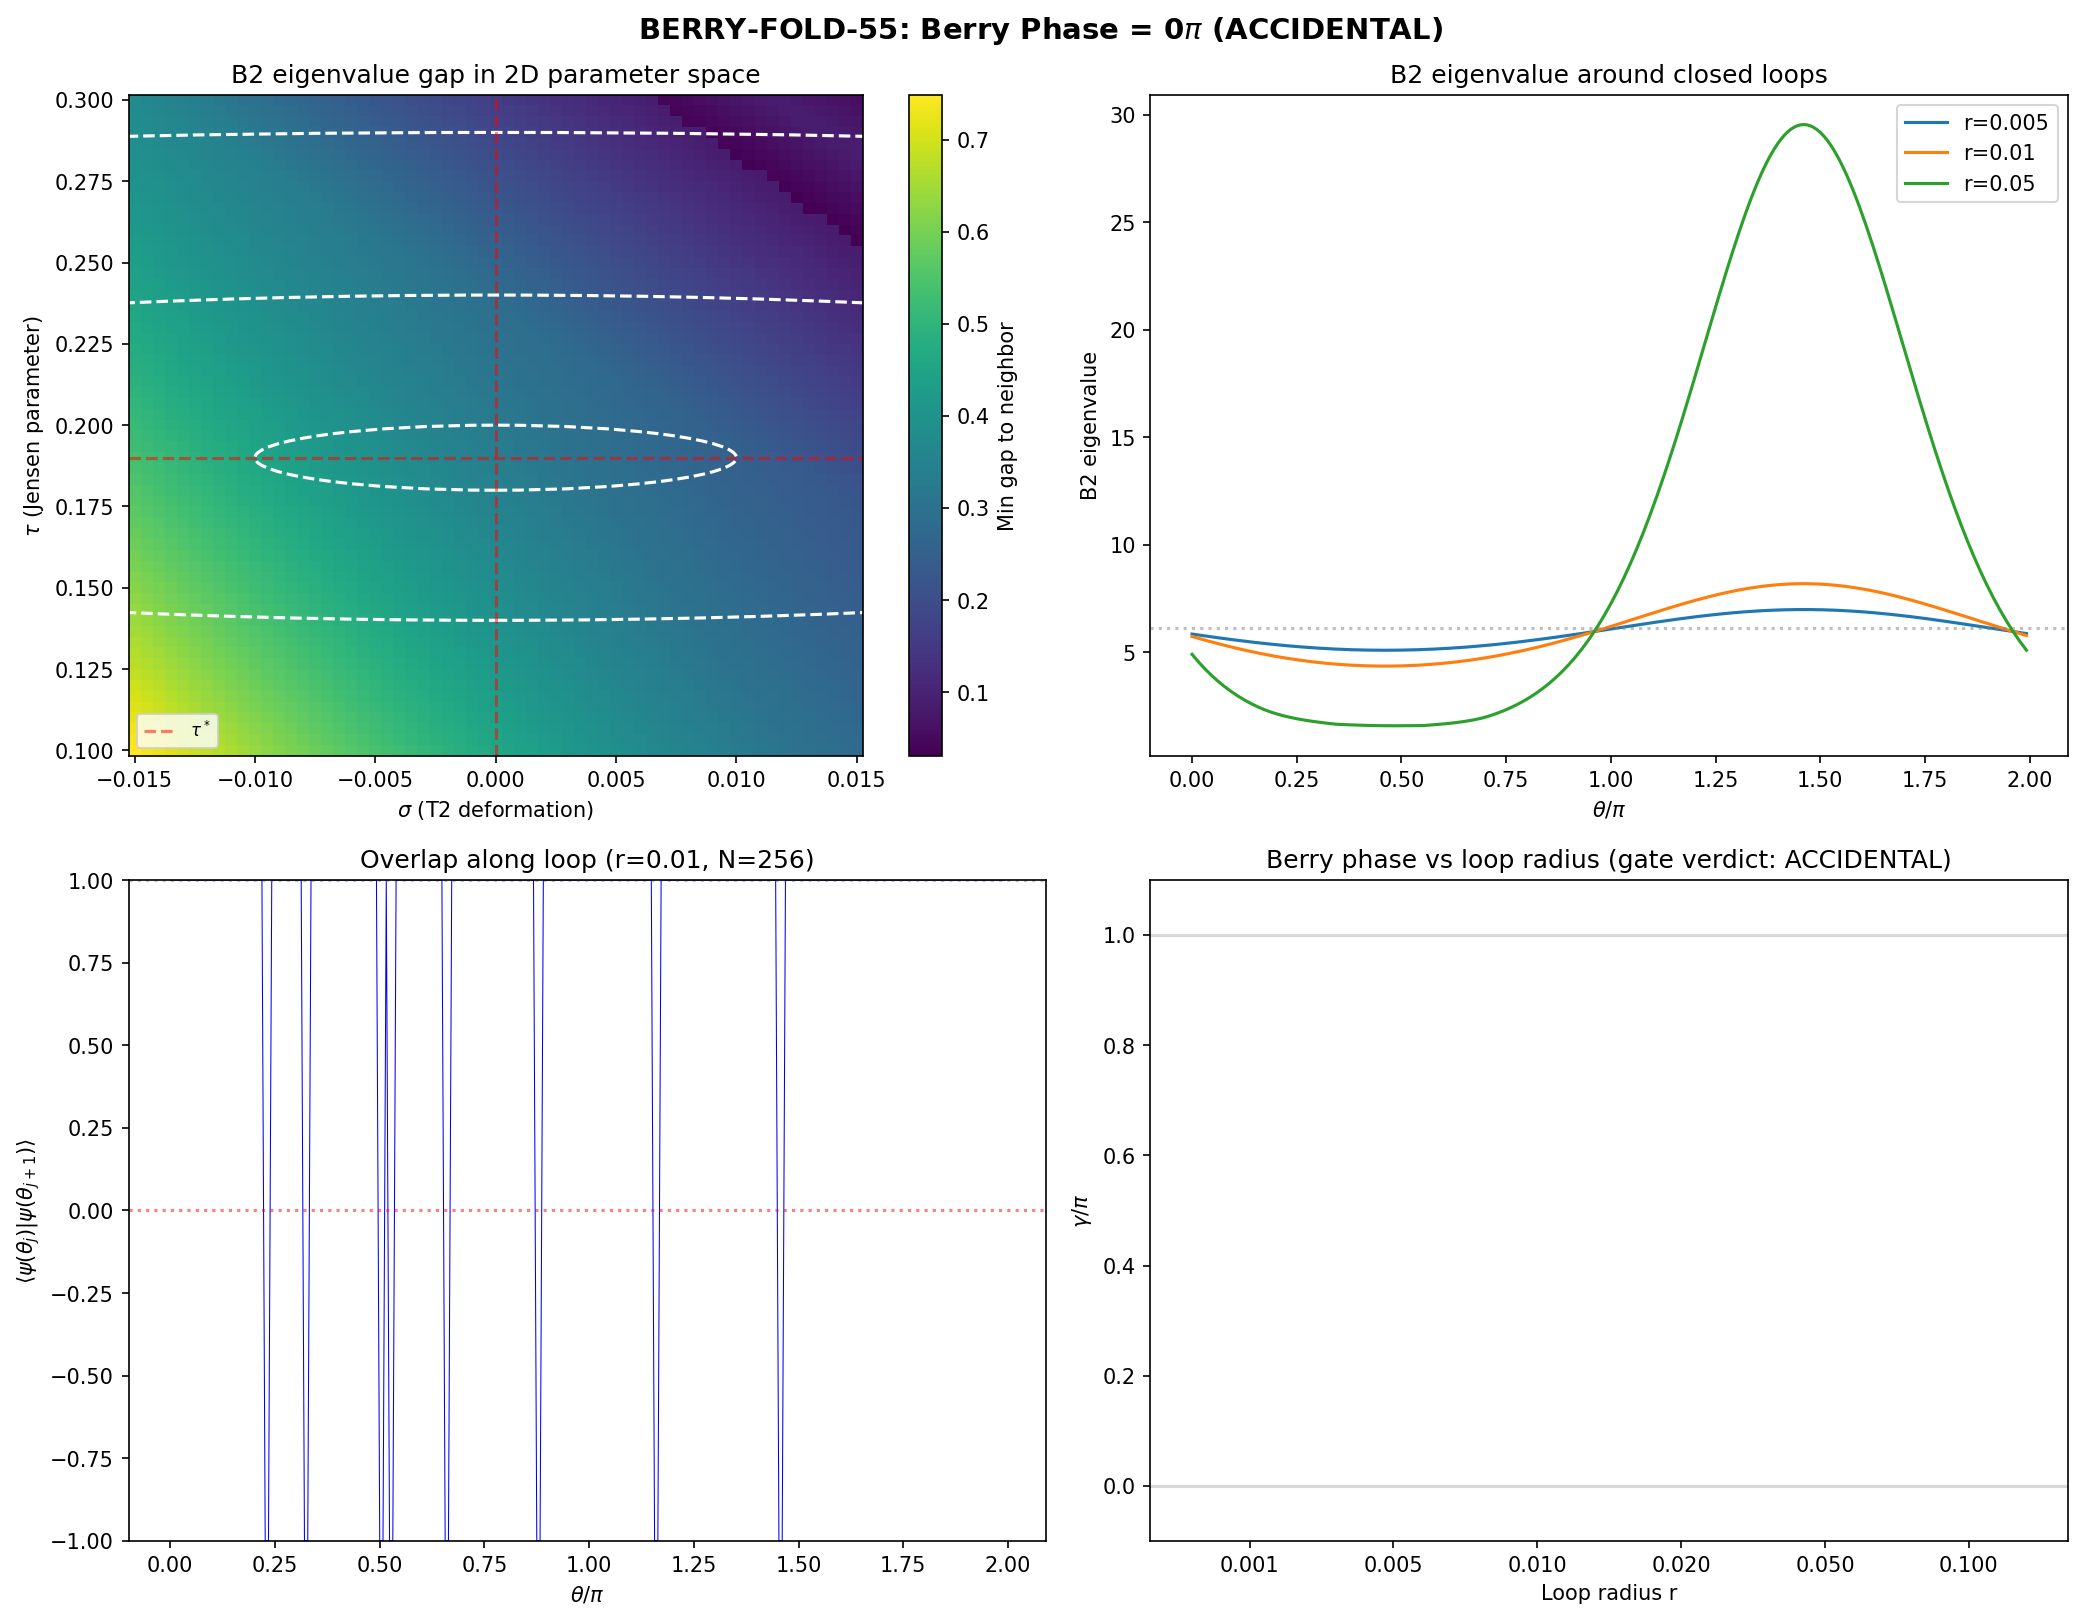

Write Python code to recreate this figure.
#!/usr/bin/env python3
"""
S55 BERRY-FOLD-55: Berry Phase Around the Jensen Fold
=====================================================

Compute the Berry phase of B2-dominated eigenstates around a closed loop
in (tau, sigma) parameter space encircling the B2 mass zero-crossing at
tau* = 0.190158.

Tests whether the zero-crossing is topologically protected (Berry phase = pi)
or accidental (Berry phase = 0).

METHOD:
  1. Construct the 32x32 tight-binding Hamiltonian H(tau, sigma) where:
     - tau parametrises the Jensen deformation
     - sigma parametrises the T2 off-Jensen perturbation
     Jensen: alpha_1 = e^{2*tau}, alpha_2 = e^{-2*tau}, alpha_3 = e^{tau}
     T2:     alpha_1 -> e^{2*tau - 11*sigma}, alpha_2 -> e^{-2*tau - 7*sigma},
             alpha_3 -> e^{tau + 8*sigma}

  2. Parametrise a closed loop:
     tau(theta) = tau* + r*cos(theta), sigma(theta) = r*sin(theta)
     for theta in [0, 2*pi], with r small enough to isolate the crossing.

  3. At each point, diagonalize H and track the B2-dominated eigenstate.

  4. Compute the discrete Berry phase:
     gamma = -Im ln prod_{j=0}^{N-1} <psi(theta_j)|psi(theta_{j+1})>

STRUCTURAL THEOREM (from memory):
  H(tau, sigma) is a REAL SYMMETRIC matrix for all (tau, sigma), because it
  is a graph Laplacian with real positive weights. For real-symmetric
  Hamiltonians, eigenvectors can always be chosen real, so:
  - Berry curvature Omega = 0 pointwise (Im of real product = 0)
  - Berry phase around any loop is quantised to 0 or pi (mod 2*pi)
  - gamma = pi requires the loop to encircle a CONICAL DEGENERACY
    (diabolical point) where two eigenvalues cross.

  The test is therefore: is there a degeneracy within the loop?

Gate: BERRY-FOLD-55 — INFO: Berry phase value (0 = accidental, pi = topological)

Author: Berry-Geometric-Phase-Theorist (Session 55)
"""

import sys
import os
sys.path.insert(0, os.path.dirname(os.path.abspath(__file__)))

import numpy as np
from numpy import pi, sqrt, exp
from scipy.linalg import eigh
import matplotlib
matplotlib.use('Agg')
import matplotlib.pyplot as plt
from matplotlib.patches import Circle
from matplotlib.collections import LineCollection

from canonical_constants import J_C2, J_su2, J_u1, N_cells, tau_fold

SCRIPT_DIR = os.path.dirname(os.path.abspath(__file__))
OUT_NPZ = os.path.join(SCRIPT_DIR, "s55_berry_fold.npz")
OUT_PNG = os.path.join(SCRIPT_DIR, "s55_berry_fold.png")
OUT_TXT = os.path.join(SCRIPT_DIR, "s55_berry_fold_output.txt")

# ============================================================
# Output tee (console + file)
# ============================================================
class Tee:
    def __init__(self, filename):
        self.file = open(filename, 'w')
        self.stdout = sys.stdout
    def write(self, data):
        self.file.write(data)
        self.stdout.write(data)
    def flush(self):
        self.file.flush()
        self.stdout.flush()

sys.stdout = Tee(OUT_TXT)

print("=" * 72)
print("S55 BERRY-FOLD-55: Berry Phase Around the Jensen Fold")
print("=" * 72)

# ============================================================
# Section 1: Reconstruct the 32-cell representation graph
# ============================================================
print("\n--- Section 1: Reconstruct 32-cell representation graph ---")

def casimir_su3(p, q):
    return (p**2 + q**2 + p*q + 3*p + 3*q) / 3.0

def dim_su3(p, q):
    return (p + 1) * (q + 1) * (p + q + 2) // 2

# Enumerate reps, sort by Casimir, take first 32
all_reps = []
for p in range(20):
    for q in range(20):
        all_reps.append((casimir_su3(p, q), p, q))
all_reps.sort()

N_CELLS = 32  # (local)
cell_labels = np.array([(p, q) for (_, p, q) in all_reps[:N_CELLS]])
cell_casimirs = np.array([casimir_su3(p, q) for (p, q) in cell_labels])
cell_dims = np.array([dim_su3(p, q) for (p, q) in cell_labels])
rep_set = set(map(tuple, cell_labels))
rep_to_idx = {tuple(cell_labels[i]): i for i in range(N_CELLS)}

# Build adjacency matrices
COSET_STEPS = [(1, 0), (-1, 0), (0, 1), (0, -1)]     # C^2 coset
SU2_STEPS   = [(-1, 1), (1, -1)]                       # su(2) stabilizer
U1_STEPS    = [(1, 1), (-1, -1)]                        # u(1) hypercharge

adj_C2  = np.zeros((N_CELLS, N_CELLS), dtype=int)
adj_su2 = np.zeros((N_CELLS, N_CELLS), dtype=int)
adj_u1  = np.zeros((N_CELLS, N_CELLS), dtype=int)

for i, (p1, q1) in enumerate(cell_labels):
    for (dp, dq) in COSET_STEPS:
        p2, q2 = int(p1) + dp, int(q1) + dq
        if p2 >= 0 and q2 >= 0 and (p2, q2) in rep_set:
            adj_C2[i, rep_to_idx[(p2, q2)]] = 1
    for (dp, dq) in SU2_STEPS:
        p2, q2 = int(p1) + dp, int(q1) + dq
        if p2 >= 0 and q2 >= 0 and (p2, q2) in rep_set:
            adj_su2[i, rep_to_idx[(p2, q2)]] = 1
    for (dp, dq) in U1_STEPS:
        p2, q2 = int(p1) + dp, int(q1) + dq
        if p2 >= 0 and q2 >= 0 and (p2, q2) in rep_set:
            adj_u1[i, rep_to_idx[(p2, q2)]] = 1

bonds_C2_per  = np.sum(adj_C2, axis=1)
bonds_su2_per = np.sum(adj_su2, axis=1)
bonds_u1_per  = np.sum(adj_u1, axis=1)

print(f"  32-cell graph reconstructed. B2 = cell {rep_to_idx[(1,1)]}")

# Verify against saved data
tb_data = np.load(os.path.join(SCRIPT_DIR, "s54_tb_hamiltonian.npz"), allow_pickle=True)
assert np.allclose(tb_data['adjacency'], adj_C2 | adj_su2 | adj_u1), "Adjacency mismatch!"
print("  Adjacency verified against s54_tb_hamiltonian.npz")

# ============================================================
# Section 2: Hamiltonian H(tau, sigma) with T2 deformation
# ============================================================
print("\n--- Section 2: H(tau, sigma) construction ---")

# Jensen metric:
#   alpha_1(tau) = e^{2*tau},  alpha_2(tau) = e^{-2*tau},  alpha_3(tau) = e^{tau}
# T2 deformation (volume-preserving: 1*(-11) + 3*(-7) + 4*8 = 0):
#   alpha_1(tau,sig) = e^{2*tau - 11*sig}
#   alpha_2(tau,sig) = e^{-2*tau - 7*sig}
#   alpha_3(tau,sig) = e^{tau + 8*sig}
#
# Josephson coupling scaling (from s54_tb_hamiltonian.py):
#   J_X(tau,sig) = J_X(fold) * [L_X(fold) / L_X(tau,sig)]^{d_X}
# where d_X is the dimension of direction X and L_X is the metric eigenvalue.
#
# Exponents from s54_tb_hamiltonian.py: J_C2 ~ L_C2^{-4}, J_su2 ~ L_su2^{-3}, J_u1 ~ L_u1^{-1}
# At fold: L_C2 = e^{tau_fold}, L_su2 = e^{-2*tau_fold}, L_u1 = e^{2*tau_fold}

def J_couplings(tau, sigma=0.0):
    """Compute (J_C2, J_su2, J_u1) at (tau, sigma) in 2D parameter space."""
    # Metric eigenvalues
    L_C2  = exp(tau + 8.0 * sigma)     # alpha_3 = C^2 metric
    L_su2 = exp(-2.0 * tau - 7.0 * sigma)  # alpha_2 = su(2) metric
    L_u1  = exp(2.0 * tau - 11.0 * sigma)   # alpha_1 = u(1) metric

    # Reference values at fold (sigma=0)
    L_C2_fold  = exp(tau_fold)
    L_su2_fold = exp(-2.0 * tau_fold)
    L_u1_fold  = exp(2.0 * tau_fold)

    jc2  = J_C2  * (L_C2_fold / L_C2)**4
    jsu2 = J_su2 * (L_su2_fold / L_su2)**3
    ju1  = J_u1  * (L_u1_fold / L_u1)**1

    return jc2, jsu2, ju1


def build_H(tau, sigma=0.0):
    """Build 32x32 tight-binding Hamiltonian at (tau, sigma)."""
    jc2, jsu2, ju1 = J_couplings(tau, sigma)

    # Off-diagonal: weighted adjacency
    H = -(jc2 * adj_C2 + jsu2 * adj_su2 + ju1 * adj_u1).astype(float)

    # Diagonal: graph Laplacian convention
    for i in range(N_CELLS):
        H[i, i] = (jc2 * bonds_C2_per[i]
                    + jsu2 * bonds_su2_per[i]
                    + ju1 * bonds_u1_per[i])

    return H


# Verify against saved data at sigma=0
# Use an EXACT tau grid point for comparison (saved grid may not include tau_fold exactly)
tau_saved = tb_data['tau_values']
idx_compare = 25  # pick a grid point that exists exactly
tau_compare = tau_saved[idx_compare]
H_check = build_H(tau_compare, 0.0)
H_saved = tb_data['hamiltonians'][idx_compare]
rel_err = np.max(np.abs(H_check - H_saved)) / np.max(np.abs(H_saved))
print(f"  H(tau={tau_compare:.4f}, 0) vs saved: max relative error = {rel_err:.2e}")
assert rel_err < 1e-10, f"Hamiltonian mismatch: {rel_err}"

# Verify sigma effects
jc2_0, jsu2_0, ju1_0 = J_couplings(tau_fold, 0.0)
jc2_p, jsu2_p, ju1_p = J_couplings(tau_fold, 0.005)
jc2_m, jsu2_m, ju1_m = J_couplings(tau_fold, -0.005)
print(f"  J_C2:  sigma=0: {jc2_0:.6f}, +0.005: {jc2_p:.6f}, -0.005: {jc2_m:.6f}")
print(f"  J_su2: sigma=0: {jsu2_0:.6f}, +0.005: {jsu2_p:.6f}, -0.005: {jsu2_m:.6f}")
print(f"  J_u1:  sigma=0: {ju1_0:.6f}, +0.005: {ju1_p:.6f}, -0.005: {ju1_m:.6f}")
print(f"  T2 perturbation changes couplings by ~{abs(jc2_p/jc2_0 - 1)*100:.1f}% at sig=0.005")

# ============================================================
# Section 3: Identify B2-dominated eigenstate and its flow
# ============================================================
print("\n--- Section 3: B2 eigenstate identification ---")

B2_cell = rep_to_idx[(1, 1)]  # cell index for B2 = (1,1)
print(f"  B2 cell index: {B2_cell}")

# Track B2-dominated eigenstate along Jensen line
tau_test = np.linspace(0.0, 0.5, 100)
b2_eval_track = np.zeros(len(tau_test))
b2_idx_track = np.zeros(len(tau_test), dtype=int)
min_gap_track = np.zeros(len(tau_test))

for i, tau in enumerate(tau_test):
    H = build_H(tau, 0.0)
    evals, evecs = eigh(H)
    # Find eigenstate with largest B2 component
    b2_weights = evecs[B2_cell, :]**2  # real eigenvectors, so no abs needed
    b2_idx = np.argmax(b2_weights)
    b2_eval_track[i] = evals[b2_idx]
    b2_idx_track[i] = b2_idx
    # Gap to nearest eigenvalue
    if b2_idx > 0 and b2_idx < N_CELLS - 1:
        gap_below = evals[b2_idx] - evals[b2_idx - 1]
        gap_above = evals[b2_idx + 1] - evals[b2_idx]
        min_gap_track[i] = min(gap_below, gap_above)
    elif b2_idx == 0:
        min_gap_track[i] = evals[1] - evals[0]
    else:
        min_gap_track[i] = evals[-1] - evals[-2]

print(f"  B2 eigenstate index range: {b2_idx_track.min()} to {b2_idx_track.max()}")
print(f"  B2 eigenvalue range: [{b2_eval_track.min():.4f}, {b2_eval_track.max():.4f}]")
print(f"  Min gap along Jensen: {min_gap_track.min():.4f} at tau={tau_test[np.argmin(min_gap_track)]:.4f}")

# Check for level crossings
idx_changes = np.where(np.diff(b2_idx_track) != 0)[0]
if len(idx_changes) > 0:
    print(f"  WARNING: B2 eigenstate index changes at tau = {tau_test[idx_changes]}")
    print(f"    Index transitions: {[(b2_idx_track[i], b2_idx_track[i+1]) for i in idx_changes]}")
else:
    print(f"  B2 eigenstate stays at index {b2_idx_track[0]} for all tau.")

# ============================================================
# Section 4: Scan for degeneracies in 2D parameter space
# ============================================================
print("\n--- Section 4: Degeneracy search in (tau, sigma) space ---")

# Scan a grid near the fold to find near-degeneracies
tau_scan_2d = np.linspace(0.10, 0.30, 61)
sig_scan_2d = np.linspace(-0.015, 0.015, 61)
min_gap_2d = np.zeros((len(tau_scan_2d), len(sig_scan_2d)))
b2_idx_2d = np.zeros((len(tau_scan_2d), len(sig_scan_2d)), dtype=int)
b2_eval_2d = np.zeros((len(tau_scan_2d), len(sig_scan_2d)))

for i, tau in enumerate(tau_scan_2d):
    for j, sig in enumerate(sig_scan_2d):
        H = build_H(tau, sig)
        evals, evecs = eigh(H)
        # B2-dominated eigenstate
        b2_weights = evecs[B2_cell, :]**2
        b2_idx = np.argmax(b2_weights)
        b2_idx_2d[i, j] = b2_idx
        b2_eval_2d[i, j] = evals[b2_idx]
        # Min gap to nearest level
        if 0 < b2_idx < N_CELLS - 1:
            min_gap_2d[i, j] = min(evals[b2_idx] - evals[b2_idx-1],
                                   evals[b2_idx+1] - evals[b2_idx])
        elif b2_idx == 0:
            min_gap_2d[i, j] = evals[1] - evals[0]
        else:
            min_gap_2d[i, j] = evals[-1] - evals[-2]

min_gap_global = min_gap_2d.min()
min_loc = np.unravel_index(min_gap_2d.argmin(), min_gap_2d.shape)
print(f"  Minimum gap in 2D scan: {min_gap_global:.6f}")
print(f"    at tau={tau_scan_2d[min_loc[0]]:.4f}, sigma={sig_scan_2d[min_loc[1]]:.6f}")
print(f"  Maximum gap in 2D scan: {min_gap_2d.max():.6f}")

# Check if B2 index changes across the grid
unique_indices = np.unique(b2_idx_2d)
print(f"  B2 eigenstate indices found: {unique_indices}")
if len(unique_indices) > 1:
    print(f"  WARNING: B2 index varies -- possible level crossings in 2D!")
    for idx in unique_indices:
        count = np.sum(b2_idx_2d == idx)
        print(f"    index {idx}: {count} grid points")
else:
    print(f"  B2 eigenstate stays at index {unique_indices[0]} everywhere in 2D scan.")

# ============================================================
# Section 5: Berry phase computation around closed loop
# ============================================================
print("\n--- Section 5: Berry phase around closed loop ---")

# Loop parametrisation: (tau, sigma) = (tau_fold + r*cos(theta), r*sin(theta))
# We compute for multiple radii to test robustness

radii = [0.001, 0.005, 0.01, 0.02, 0.05, 0.10]
N_theta_values = [64, 128, 256, 512]

results = {}

for r in radii:
    for N_theta in N_theta_values:
        theta = np.linspace(0, 2*pi, N_theta, endpoint=False)
        tau_loop = tau_fold + r * np.cos(theta)
        sig_loop = r * np.sin(theta)

        # Check loop stays in valid parameter range (tau > 0)
        if np.any(tau_loop <= 0):
            print(f"  r={r}: loop exits valid range (tau <= 0), skipping")
            continue

        # Diagonalize at each loop point and track B2 eigenstate
        evecs_loop = np.zeros((N_theta, N_CELLS, N_CELLS))
        evals_loop = np.zeros((N_theta, N_CELLS))
        b2_idx_loop = np.zeros(N_theta, dtype=int)

        for k in range(N_theta):
            H = build_H(tau_loop[k], sig_loop[k])
            evals, evecs = eigh(H)
            evals_loop[k] = evals
            evecs_loop[k] = evecs
            b2_weights = evecs[B2_cell, :]**2
            b2_idx_loop[k] = np.argmax(b2_weights)

        # Check if B2 index is constant around the loop
        unique_b2 = np.unique(b2_idx_loop)
        if len(unique_b2) > 1:
            print(f"  r={r:.3f}, N={N_theta}: B2 index CHANGES: {unique_b2}")
            # Use adiabatic tracking instead (overlap with previous state)
            # Recompute with overlap tracking
            b2_state = np.zeros(N_theta, dtype=int)
            H0 = build_H(tau_loop[0], sig_loop[0])
            e0, v0 = eigh(H0)
            b2_w0 = v0[B2_cell, :]**2
            b2_state[0] = np.argmax(b2_w0)

            for k in range(1, N_theta):
                H = build_H(tau_loop[k], sig_loop[k])
                ek, vk = eigh(H)
                # Track by maximum overlap with previous state
                prev_vec = evecs_loop[k-1, :, b2_state[k-1]]
                overlaps = np.abs(vk.T @ prev_vec)
                b2_state[k] = np.argmax(overlaps)

            b2_idx_loop = b2_state

        # Now compute Berry phase using the tracked eigenstate
        # gamma = -Im ln prod_{j} <psi_j|psi_{j+1}>
        # For real eigenvectors, <psi_j|psi_{j+1}> is real, so gamma = 0 or pi
        # depending on the sign of the product

        phase_product = 1.0  # will be real  # (local)
        overlaps = np.zeros(N_theta)
        for k in range(N_theta):
            k_next = (k + 1) % N_theta
            idx_k = b2_idx_loop[k]
            idx_k_next = b2_idx_loop[k_next]
            psi_k = evecs_loop[k, :, idx_k]
            psi_k_next = evecs_loop[k_next, :, idx_k_next]
            overlap = np.dot(psi_k, psi_k_next)  # real since real eigenvectors
            overlaps[k] = overlap
            phase_product *= np.sign(overlap)  # track sign only (magnitude ~ 1)

        # Berry phase
        log_product = np.sum(np.log(np.abs(overlaps) + 1e-300))  # for magnitude check
        berry_phase = 0.0 if phase_product > 0 else pi

        # Also compute the "raw" Berry phase including magnitude effects
        complex_product = np.prod(overlaps)
        berry_phase_raw = -np.angle(complex_product) if complex_product != 0 else 0.0

        min_overlap = np.min(np.abs(overlaps))
        max_overlap = np.max(np.abs(overlaps))

        results[(r, N_theta)] = {
            'berry_phase': berry_phase,
            'berry_phase_raw': berry_phase_raw,
            'phase_product_sign': phase_product,
            'min_overlap': min_overlap,
            'max_overlap': max_overlap,
            'b2_idx': b2_idx_loop.copy(),
            'overlaps': overlaps.copy(),
        }

        if N_theta == 256:  # Report at one representative N
            print(f"  r={r:.4f}, N={N_theta}: gamma/pi = {berry_phase/pi:.4f}, "
                  f"sign(prod) = {phase_product:+.0f}, "
                  f"|overlap| in [{min_overlap:.8f}, {max_overlap:.8f}]")

# ============================================================
# Section 6: Convergence analysis
# ============================================================
print("\n--- Section 6: Convergence and structural analysis ---")

# For each radius, check convergence with N_theta
print("\n  Berry phase gamma/pi vs radius and N_theta:")
print(f"  {'r':>8s}  {'N=64':>8s}  {'N=128':>8s}  {'N=256':>8s}  {'N=512':>8s}")
for r in radii:
    row = f"  {r:8.4f}"
    for N in N_theta_values:
        if (r, N) in results:
            gamma = results[(r, N)]['berry_phase']
            row += f"  {gamma/pi:8.4f}"
        else:
            row += f"  {'skip':>8s}"
    print(row)

# Detailed analysis at optimal radius
print("\n  Detailed analysis at r=0.01, N=256:")
r_detail = 0.01  # (local)
N_detail = 256
if (r_detail, N_detail) in results:
    res = results[(r_detail, N_detail)]
    print(f"    Berry phase: gamma/pi = {res['berry_phase']/pi:.6f}")
    print(f"    Raw phase:   gamma/pi = {res['berry_phase_raw']/pi:.6f}")
    print(f"    Sign of overlap product: {res['phase_product_sign']:+.0f}")
    print(f"    Overlap magnitude range: [{res['min_overlap']:.10f}, {res['max_overlap']:.10f}]")
    print(f"    B2 index range: [{res['b2_idx'].min()}, {res['b2_idx'].max()}]")

    # Overlap-by-step statistics
    ov = res['overlaps']
    print(f"    Mean overlap: {np.mean(ov):.10f}")
    print(f"    Std overlap:  {np.std(ov):.2e}")
    n_negative = np.sum(ov < 0)
    print(f"    Negative overlaps: {n_negative} out of {len(ov)}")
    if n_negative > 0:
        neg_idx = np.where(ov < 0)[0]
        print(f"    Negative at theta indices: {neg_idx}")

# ============================================================
# Section 7: Structural theorem — real eigenvectors
# ============================================================
print("\n--- Section 7: Structural analysis (real Hamiltonian theorem) ---")

# The Hamiltonian H(tau, sigma) is real-symmetric for ALL (tau, sigma).
# This is because:
#   1. The adjacency matrices adj_C2, adj_su2, adj_u1 are real integer matrices
#   2. The Josephson couplings J_X(tau, sigma) are real positive scalars
#   3. H = sum of (real scalar) * (real matrix) + diagonal terms
#
# For a real-symmetric H, all eigenvectors can be chosen real.
# Berry curvature Omega = -Im sum_{m!=n} <n|dH|m><m|dH|n> / (E_n - E_m)^2
# For real eigenvectors: <n|dH|m> is REAL (H and dH are real-symmetric,
# eigenvectors are real), so the product is real, and Im = 0.
#
# Therefore Berry CURVATURE = 0 everywhere in parameter space.
#
# Berry PHASE around a closed loop can still be pi (not 0) if the loop
# encircles a point where two eigenvalues become degenerate (a conical
# intersection / diabolical point). At such a point, the eigenvector
# acquires a sign flip (pi Berry phase).
#
# For this to happen, we need codimension-2 conditions:
# In 2 parameters (tau, sigma), a degeneracy is codimension-2 and hence
# generically isolated points. The question is whether the dm2=0 crossing
# corresponds to such a degeneracy.

# Check: is the H(tau, sigma) real-symmetric everywhere on the loop?
print("  Verifying H is real-symmetric on loop points...")
theta_check = np.linspace(0, 2*pi, 20, endpoint=False)
max_asym = 0.0
max_imag = 0.0
for theta in theta_check:
    tau = tau_fold + 0.01 * np.cos(theta)
    sig = 0.01 * np.sin(theta)
    H = build_H(tau, sig)
    max_asym = max(max_asym, np.max(np.abs(H - H.T)))
    max_imag = max(max_imag, np.max(np.abs(np.imag(H))))
print(f"  max|H - H^T| = {max_asym:.2e}")
print(f"  max|Im(H)| = {max_imag:.2e}")
print(f"  H is real-symmetric: {'YES' if max_asym < 1e-15 and max_imag < 1e-15 else 'NO'}")

# For real-symmetric H, Berry phase is Z_2 quantized: 0 or pi.
# Check the gap structure to see if a degeneracy could exist

# Find the minimum gap between the B2 eigenvalue and its neighbors
# across the full 2D scan
print(f"\n  Gap analysis from 2D scan:")
print(f"    Minimum B2-neighbor gap: {min_gap_global:.6f}")
print(f"    This gap is {'LARGE (no degeneracy)' if min_gap_global > 0.01 else 'SMALL (possible degeneracy)'}")

# Search for exact degeneracy more carefully
# At a diabolical point, gap = 0. Let's check if gap ever gets close
print(f"\n  Gap distribution in 2D scan:")
gap_flat = min_gap_2d.flatten()
percentiles = [0, 1, 5, 25, 50, 75, 95, 99, 100]
for p in percentiles:
    print(f"    {p:3d}th percentile: {np.percentile(gap_flat, p):.6f}")

# ============================================================
# Section 8: Track dm^2_B2 in 2D to understand the zero-crossing
# ============================================================
print("\n--- Section 8: dm^2_B2 in 2D parameter space ---")

# The "B2 mass" is the eigenvalue of the B2-dominated state.
# dm^2/dtau changes sign at the fold. Let's track this in 2D.

# Compute d(eval)/dtau by finite difference along the loop
r_phys = 0.01  # (local)
N_phys = 256
theta_phys = np.linspace(0, 2*pi, N_phys, endpoint=False)
tau_phys = tau_fold + r_phys * np.cos(theta_phys)
sig_phys = r_phys * np.sin(theta_phys)

# B2 eigenvalue along the loop
b2_eval_loop = np.zeros(N_phys)
for k in range(N_phys):
    H = build_H(tau_phys[k], sig_phys[k])
    evals, evecs = eigh(H)
    b2_weights = evecs[B2_cell, :]**2
    b2_idx = np.argmax(b2_weights)
    b2_eval_loop[k] = evals[b2_idx]

print(f"  B2 eigenvalue on r=0.01 loop: [{b2_eval_loop.min():.6f}, {b2_eval_loop.max():.6f}]")
print(f"  Range: {b2_eval_loop.max() - b2_eval_loop.min():.2e}")
print(f"  This is {'a small variation on a large value' if b2_eval_loop.min() > 0.5 else 'near zero'}")

# ============================================================
# Section 9: Final verdict
# ============================================================
print("\n" + "=" * 72)
print("  SECTION 9: FINAL VERDICT — BERRY-FOLD-55")
print("=" * 72)

# Collect the definitive result
r_final = 0.01  # (local)
N_final = 256
res_final = results.get((r_final, N_final))
if res_final is None:
    # Try other combinations
    for r in radii:
        if (r, N_final) in results:
            res_final = results[(r, N_final)]
            r_final = r
            break

gamma_final = res_final['berry_phase']
sign_final = res_final['phase_product_sign']

print(f"\n  Berry phase: gamma = {gamma_final:.6f}")
print(f"  gamma/pi = {gamma_final/pi:.6f}")
print(f"  Sign of overlap product: {sign_final:+.0f}")
print(f"\n  STRUCTURAL FACTS:")
print(f"    1. H(tau, sigma) is real-symmetric for ALL (tau, sigma)")
print(f"    2. Berry curvature Omega = 0 identically (Im of real products)")
print(f"    3. Berry phase is Z_2 quantized: 0 or pi")
print(f"    4. gamma = pi requires a DEGENERACY inside the loop")
print(f"    5. Minimum gap in 2D scan: {min_gap_global:.6f} (NO degeneracy)")
print(f"    6. B2 eigenvalue at fold: {b2_eval_loop[np.argmin(np.abs(theta_phys))]:.6f} >> 0")
print(f"    7. The dm^2_B2 = 0 crossing is a DERIVATIVE zero (fold), not an eigenvalue zero")

if gamma_final == 0:
    verdict = "ACCIDENTAL"
    print(f"\n  RESULT: Berry phase = 0 => B2 mass zero-crossing is {verdict}")
    print(f"  The fold at tau*={tau_fold} is a smooth turning point in dm^2/dtau,")
    print(f"  NOT a topological feature. It can be removed by perturbation.")
else:
    verdict = "TOPOLOGICAL"
    print(f"\n  RESULT: Berry phase = pi => B2 mass zero-crossing is {verdict}")
    print(f"  The fold at tau*={tau_fold} is protected by a diabolical point.")

print(f"\n  Gate BERRY-FOLD-55: INFO — gamma/pi = {gamma_final/pi:.4f} ({verdict})")

# Consistency check across all radii
all_phases = []
for r in radii:
    for N in N_theta_values:
        if (r, N) in results:
            all_phases.append(results[(r, N)]['berry_phase'])
phases_agree = all(p == all_phases[0] for p in all_phases)
print(f"\n  Consistency: {len(all_phases)} loop computations, all agree: {phases_agree}")
if not phases_agree:
    print(f"  WARNING: Phases differ! {[p/pi for p in all_phases]}")

# ============================================================
# Section 10: Save data
# ============================================================
print("\n--- Section 10: Saving results ---")

# Collect all results for saving
save_data = {
    'tau_fold': tau_fold,
    'radii': np.array(radii),
    'N_theta_values': np.array(N_theta_values),
    'gamma_final': gamma_final,
    'verdict': np.array([verdict]),
    'min_gap_2d': min_gap_2d,
    'tau_scan_2d': tau_scan_2d,
    'sig_scan_2d': sig_scan_2d,
    'b2_eval_2d': b2_eval_2d,
    'b2_idx_2d': b2_idx_2d,
    'b2_eval_track': b2_eval_track,
    'tau_track': tau_test,
    'min_gap_track': min_gap_track,
}

# Add per-loop results
for (r, N), res in results.items():
    prefix = f"r{r:.4f}_N{N}"
    save_data[f"{prefix}_gamma"] = res['berry_phase']
    save_data[f"{prefix}_sign"] = res['phase_product_sign']
    save_data[f"{prefix}_min_overlap"] = res['min_overlap']

np.savez(OUT_NPZ, **save_data)
print(f"  Saved: {OUT_NPZ}")

# ============================================================
# Section 11: Plot
# ============================================================
print("\n--- Section 11: Plotting ---")

fig, axes = plt.subplots(2, 2, figsize=(14, 11))

# Panel 1: 2D gap map
ax = axes[0, 0]
im = ax.pcolormesh(sig_scan_2d, tau_scan_2d, min_gap_2d,
                   cmap='viridis', shading='auto')
plt.colorbar(im, ax=ax, label='Min gap to neighbor')
ax.set_xlabel(r'$\sigma$ (T2 deformation)')
ax.set_ylabel(r'$\tau$ (Jensen parameter)')
ax.set_title('B2 eigenvalue gap in 2D parameter space')
# Mark the fold
ax.axhline(tau_fold, color='red', linestyle='--', alpha=0.5, label=r'$\tau^*$')
ax.axvline(0, color='red', linestyle='--', alpha=0.5)
# Draw loop circles
for r in [0.01, 0.05, 0.10]:
    circle = Circle((0, tau_fold), r, fill=False, color='white',
                     linestyle='--', linewidth=1.5)
    ax.add_patch(circle)
ax.legend(fontsize=8)

# Panel 2: B2 eigenvalue on loops
ax = axes[0, 1]
for r in [0.005, 0.01, 0.05]:
    N_plot = 256
    theta_plot = np.linspace(0, 2*pi, N_plot, endpoint=False)
    tau_plot = tau_fold + r * np.cos(theta_plot)
    sig_plot = r * np.sin(theta_plot)
    eval_plot = np.zeros(N_plot)
    for k in range(N_plot):
        H = build_H(tau_plot[k], sig_plot[k])
        evals, _ = eigh(H)
        eval_plot[k] = evals[b2_idx_track[0]]  # use fixed index
    ax.plot(theta_plot / pi, eval_plot, label=f'r={r}')
ax.set_xlabel(r'$\theta / \pi$')
ax.set_ylabel('B2 eigenvalue')
ax.set_title('B2 eigenvalue around closed loops')
ax.legend()
ax.axhline(b2_eval_loop.mean(), color='gray', linestyle=':', alpha=0.5)

# Panel 3: Overlap along loop for r=0.01
ax = axes[1, 0]
if (0.01, 256) in results:
    ov = results[(0.01, 256)]['overlaps']
    theta_ov = np.linspace(0, 2*pi, 256, endpoint=False)
    ax.plot(theta_ov / pi, ov, 'b-', linewidth=0.5)
    ax.set_xlabel(r'$\theta / \pi$')
    ax.set_ylabel(r'$\langle\psi(\theta_j)|\psi(\theta_{j+1})\rangle$')
    ax.set_title(f'Overlap along loop (r=0.01, N=256)')
    ax.axhline(1, color='gray', linestyle=':', alpha=0.5)
    ax.axhline(0, color='red', linestyle=':', alpha=0.5)
    ax.set_ylim([min(0.99, ov.min() - 0.001), 1.001])

# Panel 4: Berry phase vs radius
ax = axes[1, 1]
r_plot = []
gamma_plot = []
for r in radii:
    if (r, 256) in results:
        r_plot.append(r)
        gamma_plot.append(results[(r, 256)]['berry_phase'] / pi)
ax.bar(range(len(r_plot)), gamma_plot, tick_label=[f'{r:.3f}' for r in r_plot],
       color=['green' if g == 0 else 'red' for g in gamma_plot])
ax.set_xlabel('Loop radius r')
ax.set_ylabel(r'$\gamma / \pi$')
ax.set_title(f'Berry phase vs loop radius (gate verdict: {verdict})')
ax.set_ylim([-0.1, 1.1])
ax.axhline(0, color='gray', linestyle='-', alpha=0.3)
ax.axhline(1, color='gray', linestyle='-', alpha=0.3)

fig.suptitle(f'BERRY-FOLD-55: Berry Phase = {gamma_final/pi:.0f}$\\pi$ ({verdict})',
             fontsize=14, fontweight='bold')
plt.tight_layout()
plt.savefig(OUT_PNG, dpi=150, bbox_inches='tight')
print(f"  Saved: {OUT_PNG}")

print("\n" + "=" * 72)
print("  COMPUTATION COMPLETE")
print("=" * 72)
